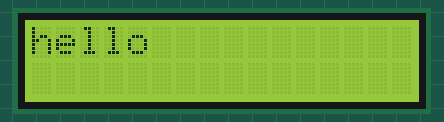
Simulated run of this sketch. Board: Arduino Uno, built with avr-gcc and run on an emulated ATmega328P. Shown: 16×2 character LCD.

Above: at 0.1 s.
At 0.6 s:
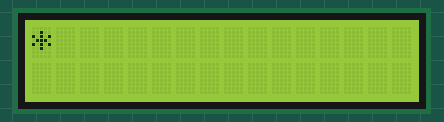
At 2.6 s:
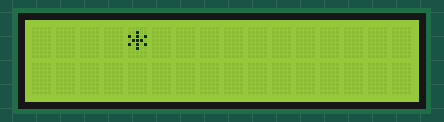
At 4.6 s:
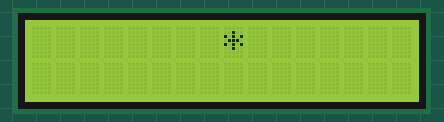
At 9.2 s:
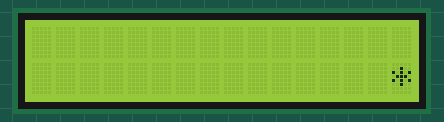
At 17.7 s:
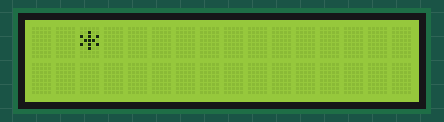

Measured:
- by itself, everything shown: repeats every 16.1 s, in 32 steps
- what the display in image 1 shows lasts 0.5 s, from 0.6 s to 1.1 s

The sketch:

L2_LCD_DifferentPattern.ino
```cpp
#include<LiquidCrystal.h>
LiquidCrystal lcd(12, 11, 5, 4, 3, 2);

void setup()
{
         lcd.begin(16, 2);
         lcd.print("hello");
         delay(500);
         Serial.begin(9600);
}

void loop()
{
  int i=0, j=0;
       {
          if(j==0)
              {
                while(j<16)
                  {

                    lcd.clear();
                    lcd.setCursor(j,i);
                    lcd.print("*");
                    delay(500);
                    j++;
                  }
                  i++;
              }
          if(j==16)
             {
              while(j>0)
                  {
                    lcd.clear();
                    lcd.setCursor(j,i);
                    lcd.print("*");
                    delay(500);
                    j--;
                  }
              }
        }
}
```
